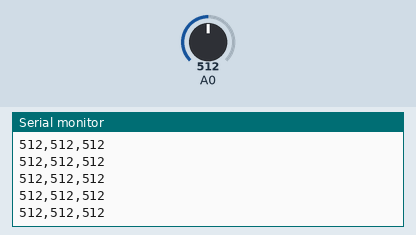
Bench run of a sketch on a simulated Arduino Uno, built with avr-gcc and run on an emulated ATmega328P. On the bench: the last lines printed to the serial monitor. The inputs (shaded band) are chosen by the test bench; at power-on: A0 = 512. Storage starts empty.

Above: at 1.2 s.
1.3 s: A0 set to 11
At 1.9 s:
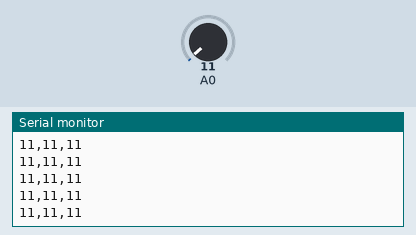
2.8 s: A0 set to 8
At 3.7 s:
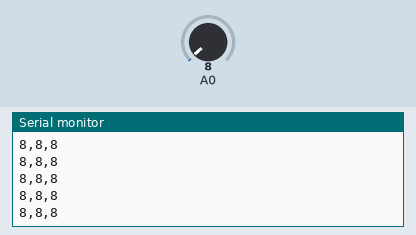
Timing chart, 0 to 5.8 s (numbered marks = the images above; inputs shaded):
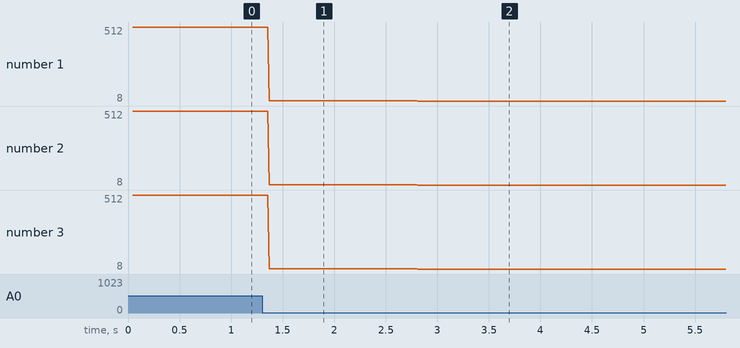

Measured:
- after the input at 1.3 s, the serial monitor: prints a new line after 0.07 s (image 1)
- after the input at 2.8 s, the serial monitor: prints a new line at once (image 2)
- plotted number 1: 512 → 11 after the input at 1.3 s, 11 → 8 after the input at 2.8 s
- plotted number 2: 512 → 11 after the input at 1.3 s, 11 → 8 after the input at 2.8 s
- plotted number 3: 512 → 11 after the input at 1.3 s, 11 → 8 after the input at 2.8 s

The sketch:

KnowFlow_05_AnalogInput_SD_about_input__storage__v0.0.ino
```cpp
#include <SPI.h>
#include <SD.h>
#include "string.h"

const int chipSelect = 4;

File dataFile;

void setup() {
  pinMode(A0,INPUT);

  // Open serial communications and wait for port to open:
  Serial.begin(9600);

  Serial.print("Initializing SD card...");

  // see if the card is present and can be initialized:
  if (!SD.begin(chipSelect)) {
    Serial.println("Card failed, or not present");
    // don't do anything more:
    return;
  }
  Serial.println("card initialized.");


  // open the file in MicroSD card
  dataFile = SD.open("datalog.csv", FILE_WRITE);
  dataFile.println("This is a data log test code!");
  dataFile.close();

}

void loop() {

  // make a string for assembling the data to log:
  String dataString = "";

//************************************************************

  static unsigned int value = 0;

  // read three sensors and append to the string:
  for (int i = 0; i < 3; i++) {
    value = analogRead(0);
    dataString += String(value);
    if (i < 2) {
      dataString += ",";
    }
  }

//************************************************************


  dataFile = SD.open("datalog.csv", FILE_WRITE);
  // if the file is available, write to it:
  if (dataFile) {
    dataFile.println(dataString);
    dataFile.close();
    // print to the serial port too:
    Serial.println(dataString);
  }
  // if the file isn't open, pop up an error:
  else {
    Serial.println("error opening datalog.csv");
  }

  //delay(1000); // write data once per second

}
```
